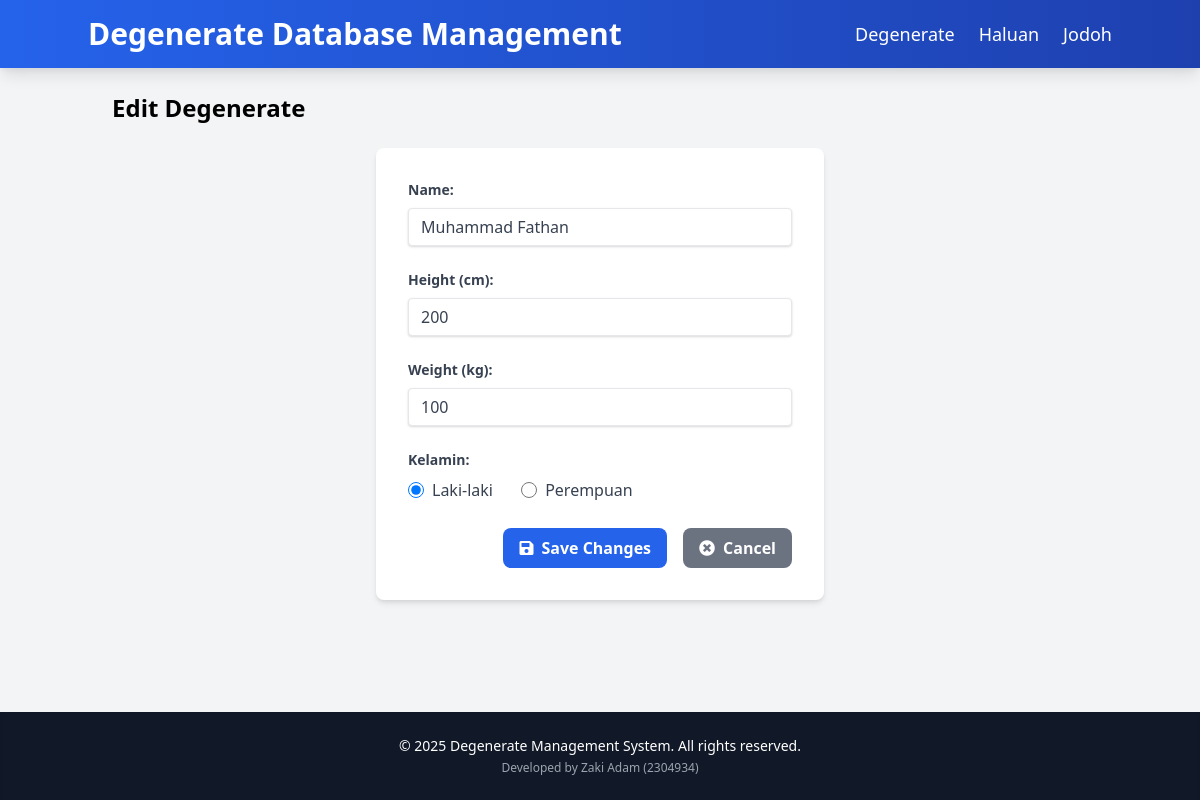
The app's page /index.php?entity=degenerate&action=edit&id=3 with its own data.
### tables this page shows
CREATE TABLE `degenerate` (
  `id` int(11) NOT NULL AUTO_INCREMENT,
  `name` varchar(100) NOT NULL,
  `height` int(11) NOT NULL,
  `weight` int(11) NOT NULL,
  `kelamin` enum('Laki-laki','Perempuan') NOT NULL,
  PRIMARY KEY (`id`)
);

### model/Degenerate.php (called while the page is built, shortened)
<?php
require_once 'config/Database.php';
class Dege
{
    private $conn;
    private $table = 'degenerate';
    public function __construct()
    {
        $database = new Database();
        $this->conn = $database->getConnection();
    }
    public function getById($id)
    {
        $query = "SELECT * FROM " . $this->table . " WHERE id = :id";
        $stmt = $this->conn->prepare($query);
        $stmt->bindParam(':id', $id);
        $stmt->execute();
        return $stmt->fetch(PDO::FETCH_ASSOC);
    }
}

### config/Database.php (called while the page is built, shortened)
<?php
class Database
{
    private $host = "localhost";
    private $username = "root";
    private $password = "";
    private $database = "db_jodoh";
    public function getConnection()
    {
        $this->conn = null;
        try {
            $this->conn = new PDO("mysql:host=" . $this->host . ";dbname=" . $this->database, $this->username, $this->password);
            $this->conn->setAttribute(PDO::ATTR_ERRMODE, PDO::ERRMODE_EXCEPTION);
        } catch (PDOException $e) {
            echo "Connection error: " . $e->getMessage();
        }
        return $this->conn;
    }
}

### viewmodel/DegenerateViewModel.php (called while the page is built, shortened)
<?php
require_once 'model/Degenerate.php';
class DegenerateViewModel
{
    private $degenerate;
    public function __construct()
    {
        $this->degenerate = new Dege();
    }
    public function getDegenerateById($id)
    {
        return $this->degenerate->getById($id);
    }
}

### views/degenerate_form.php (the view)
<?php
require_once 'views/template/header.php';
?>
<h2 class="text-2xl font-semibold mb-6"><?php echo isset($degenerate) ? 'Edit Degenerate' : 'Add New Degenerate'; ?></h2>
<div class="bg-white p-8 rounded-lg shadow-md max-w-md mx-auto">
    <form action="index.php?entity=degenerate&action=<?php echo isset($degenerate) ? 'update&id=' . htmlspecialchars($degenerate['id']) : 'save'; ?>" method="POST" class="space-y-6">
        <div>
            <label for="name" class="block text-gray-700 text-sm font-bold mb-2">Name:</label>
            <input type="text" id="name" name="name" value="<?php echo isset($degenerate) ? htmlspecialchars($degenerate['name']) : ''; ?>" class="shadow appearance-none border rounded w-full py-2 px-3 text-gray-700 leading-tight focus:outline-none focus:ring-2 focus:ring-blue-500 focus:border-transparent" required>
        </div>
        <div>
            <label for="height" class="block text-gray-700 text-sm font-bold mb-2">Height (cm):</label>
            <input type="number" id="height" name="height" value="<?php echo isset($degenerate) ? htmlspecialchars($degenerate['height']) : ''; ?>" class="shadow appearance-none border rounded w-full py-2 px-3 text-gray-700 leading-tight focus:outline-none focus:ring-2 focus:ring-blue-500 focus:border-transparent" required>
        </div>
        <div>
            <label for="weight" class="block text-gray-700 text-sm font-bold mb-2">Weight (kg):</label>
            <input type="number" id="weight" name="weight" value="<?php echo isset($degenerate) ? htmlspecialchars($degenerate['weight']) : ''; ?>" class="shadow appearance-none border rounded w-full py-2 px-3 text-gray-700 leading-tight focus:outline-none focus:ring-2 focus:ring-blue-500 focus:border-transparent" required>
        </div>
        <div>
            <label class="block text-gray-700 text-sm font-bold mb-2">Kelamin:</label>
            <div class="mt-2">
                <label class="inline-flex items-center mr-6">
                    <input type="radio" name="kelamin" value="Laki-laki"
                        <?php echo (isset($degenerate) && $degenerate['kelamin'] === 'Laki-laki') ? 'checked' : ''; ?>
                        class="form-radio text-blue-600 h-4 w-4">
                    <span class="ml-2 text-gray-700">Laki-laki</span>
                </label>
                <label class="inline-flex items-center">
                    <input type="radio" name="kelamin" value="Perempuan"
                        <?php echo (isset($degenerate) && $degenerate['kelamin'] === 'Perempuan') ? 'checked' : ''; ?>
                        class="form-radio text-pink-600 h-4 w-4">
                    <span class="ml-2 text-gray-700">Perempuan</span>
                </label>
            </div>
        </div>
        <div class="flex justify-end space-x-4 mt-6">
            <button type="submit" class="bg-blue-600 hover:bg-blue-700 text-white font-bold py-2 px-4 rounded-lg transition duration-300 focus:outline-none focus:shadow-outline flex items-center">
                <i class="fas fa-save mr-2"></i> Save Changes
            </button>
            <a href="index.php?entity=degenerate" class="bg-gray-500 hover:bg-gray-600 text-white font-bold py-2 px-4 rounded-lg transition duration-300 focus:outline-none focus:shadow-outline flex items-center">
                <i class="fas fa-times-circle mr-2"></i> Cancel
            </a>
        </div>
    </form>
</div>
<?php
require_once 'views/template/footer.php';
?>

### records on screen
degenerate: name "Muhammad Fathan", height "200", weight "100", kelamin "☑ Laki-laki", kelamin "☐ Perempuan"
